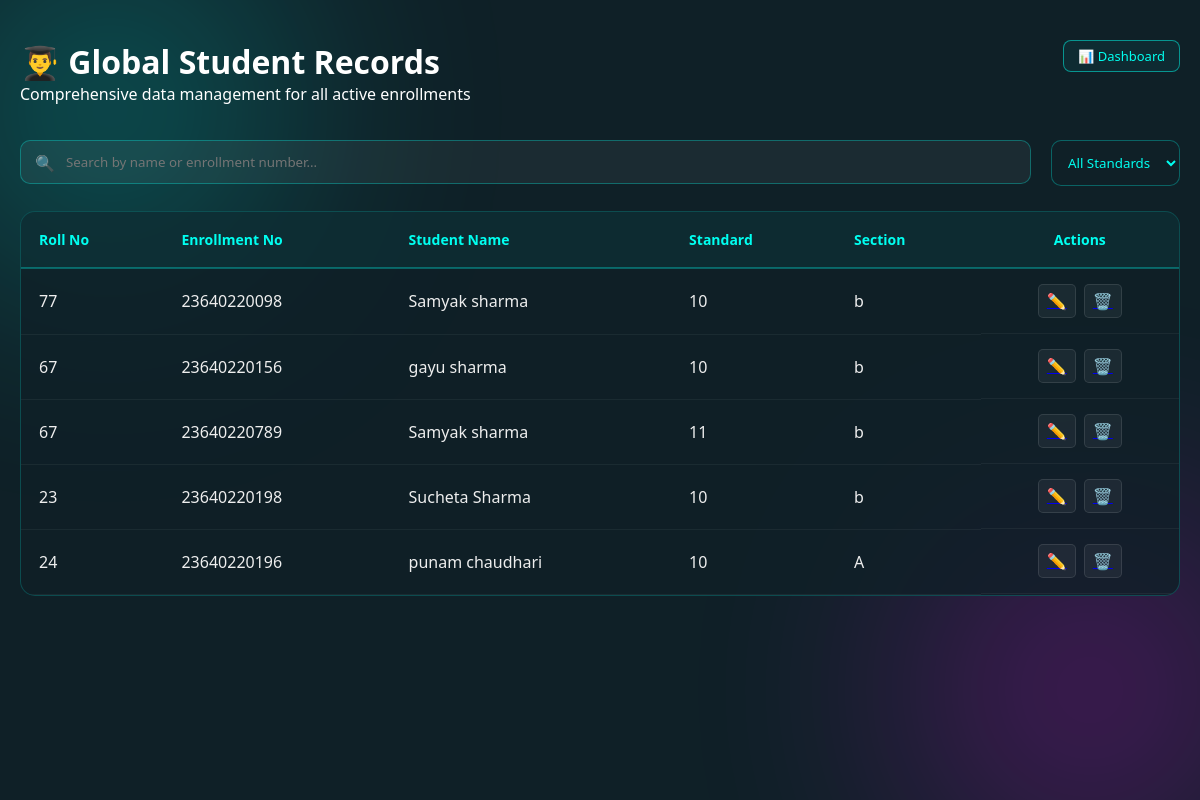
The page /students/ on the database its author committed.
### analyser/models.py (models this page shows)
class Student(models.Model):
    sname = models.CharField(max_length=100)
    rollno = models.IntegerField()
    enroll = models.IntegerField()
    std = models.CharField(max_length=100)
    sec = models.CharField()

### analyser/views.py (the view)
# urls.py: path('students/', views.students, name='students'),
def students(request):
    students = Student.objects.all()
    return render (request,"students.html",{'students':students})

### templates/students.html (shortened to what this page needs)
<!DOCTYPE html>
<html lang="en">
{% load static %}
<head>
    <link rel="stylesheet" href="{% static 'teacher_dash.css' %}">
    <link rel="stylesheet" href="{% static 'students.css' %}">
</head>
<body>
<div class="bg-animation">
    <div class="blob"></div>
    <div class="blob"></div>
</div>
<div class="main-container students-page">
    <header class="view-header">
        <div class="header-left">
            <h1>👨‍🎓 Global Student Records</h1>
            <p>Comprehensive data management for all active enrollments</p>
        </div>
        <a href="{% url 'teacher_dash' %}" class="nav-dash-btn">📊 Dashboard</a>
    </header>
    <div class="search-nav-container">
        <div class="search-wrapper">
            <span class="search-icon">🔍</span>
            <input type="text" id="studentSearch" placeholder="Search by name or enrollment number...">
        </div>
        <div class="filter-wrapper">
            <select id="stdFilter">
                <option value="">All Standards</option>
            </select>
        </div>
    </div>
    <div class="table-wrapper">
        <table class="student-table" id="studentTable">
            <thead>
                <tr>
                    <th>Roll No</th>
                    <th>Enrollment No</th>
                    <th>Student Name</th>
                    <th>Standard</th>
                    <th>Section</th>
                    <th style="text-align:center;">Actions</th>
                </tr>
            </thead>
            <tbody>
                {% for s in students %}
                <tr>
                    <td>{{ s.rollno }}</td>
                    <td class="enroll">{{ s.enroll }}</td>
                    <td class="name">{{ s.sname }}</td>
                    <td class="std">{{ s.std }}</td>
                    <td>{{ s.sec }}</td>
                    <td class="action-cells">
                        <a href="{% url 'edit_student' s.id %}" class="edit-btn">✏️</a>
                        <a href="{% url 'delete_student' s.id %}"
                           class="delete-btn"
                           onclick="return confirm('Are you sure?')">🗑️</a>
                    </td>
                </tr>
                {% empty %}
                <tr>
                    <td colspan="6" style="text-align:center;">No students found</td>
                </tr>
                {% endfor %}
            </tbody>
        </table>
    </div>
</div>
</body>
</html>

### static/teacher_dash.css (style rules this page uses)
* { margin: 0; padding: 0; box-sizing: border-box; font-family: 'Segoe UI', sans-serif; }
body { background: #0f2027; color: white; overflow-x: hidden; transition: opacity 0.4s; }
.bg-animation { position: fixed; inset: 0; z-index: -1; }
.blob { position: absolute; width: 320px; height: 320px; border-radius: 50%; filter: blur(130px); opacity: 0.3; animation: move 20s infinite alternate; }
.blob:nth-child(1) { background: #00fff0; top: -50px; left: -50px; }
.blob:nth-child(2) { background: #ff00ff; bottom: -50px; right: -50px; animation-delay: 5s; }
.main-container { margin-left: 240px; padding: 40px; transition: 0.4s; }

### static/students.css (style rules this page uses)
.students-page { max-width: 1200px; margin: 0 auto; padding: 40px 20px; }
.view-header { display: flex; justify-content: space-between; align-items: flex-start; margin-bottom: 35px; }
.nav-dash-btn { display: inline-flex; align-items: center; gap: 6px; padding: 6px 14px; background: rgba(0, 255, 240, 0.05); border: 1px solid rgba(0, 255, 240, 0.5); color: #00fff0; text-decoration: none; border-radius: 8px; font-weight: 500; font-size: 13px; transition: all 0.3s ease; }
.search-nav-container { display: flex; gap: 20px; margin-bottom: 25px; }
.search-wrapper { position: relative; flex: 3; }
.search-icon { position: absolute; left: 15px; top: 50%; transform: translateY(-50%); opacity: 0.6; }
.search-wrapper input { width: 100%; padding: 12px 12px 12px 45px; background: rgba(255, 255, 255, 0.05); border: 1px solid rgba(0, 255, 240, 0.3); border-radius: 10px; color: white; outline: none; }
.filter-wrapper select { width: 100%; padding: 12px; background: #0f2027; border: 1px solid rgba(0, 255, 240, 0.3); border-radius: 10px; color: #00fff0; cursor: pointer; }
.table-wrapper { background: rgba(15, 32, 39, 0.8); border: 1px solid rgba(0, 255, 240, 0.2); border-radius: 15px; overflow: hidden; }
.student-table { width: 100%; border-collapse: collapse; }
.student-table th { padding: 18px; text-align: left; color: #00fff0; background: rgba(0, 255, 240, 0.05); border-bottom: 2px solid rgba(0, 255, 240, 0.3); font-size: 14px; }
.student-table td { padding: 15px 18px; border-bottom: 1px solid rgba(255, 255, 255, 0.05); color: #eee; }
.action-cells { display: flex; gap: 8px; justify-content: center; }
.edit-btn, .delete-btn { background: rgba(255, 255, 255, 0.05); border: 1px solid rgba(255, 255, 255, 0.1); padding: 5px 8px; border-radius: 5px; cursor: pointer; transition: 0.2s; }

### rows shown on the page
Student: rollno "77", enroll "23640220098", sname "Samyak sharma", std "10", sec "b"
Student: rollno "67", enroll "23640220156", sname "gayu sharma", std "10", sec "b"
Student: rollno "67", enroll "23640220789", sname "Samyak sharma", std "11", sec "b"
Student: rollno "23", enroll "23640220198", sname "Sucheta Sharma", std "10", sec "b"
Student: rollno "24", enroll "23640220196", sname "punam chaudhari", std "10", sec "A"
